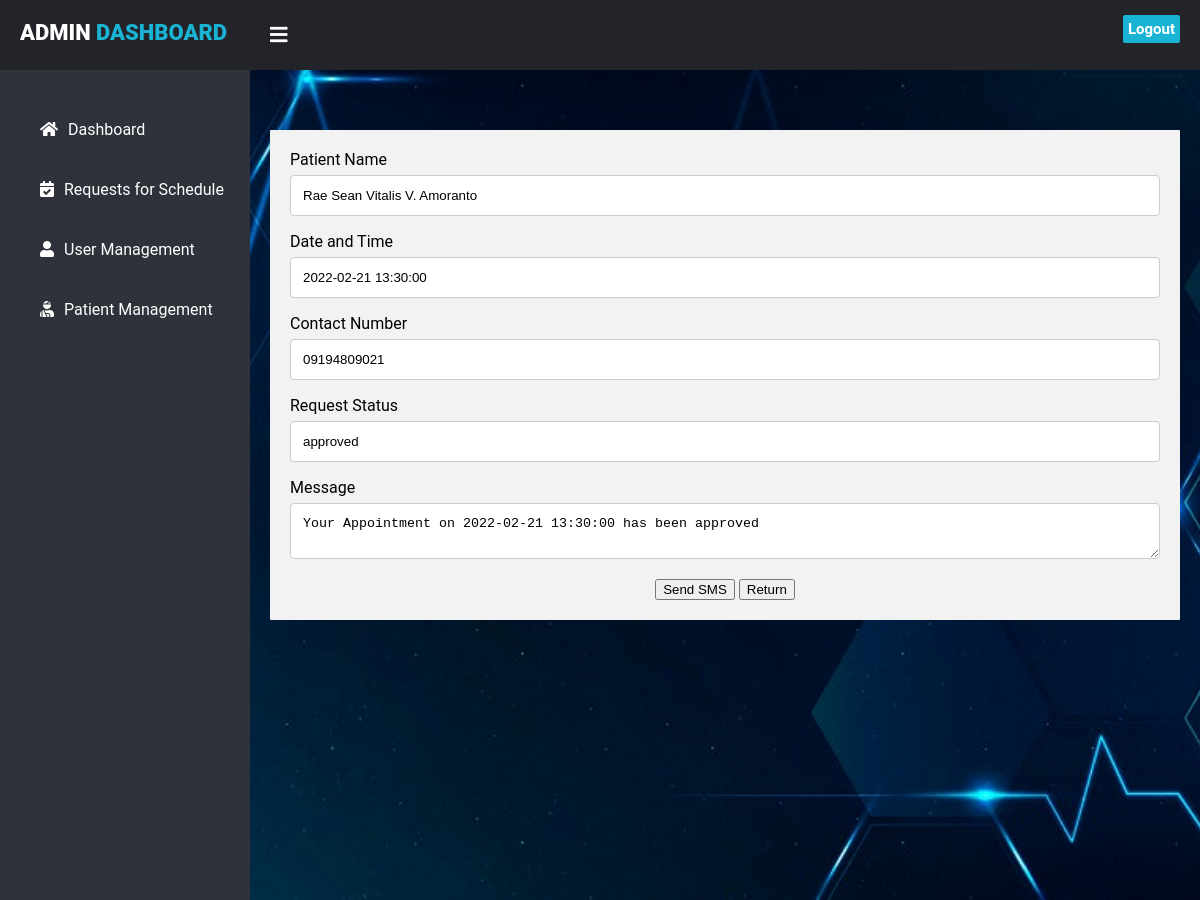
Page /admin/requestsms.php?id=1 on the committed database.
### tables this page shows
CREATE TABLE `request` (
  `id` int(11) NOT NULL,
  `datetime1` datetime NOT NULL,
  `status` text NOT NULL,
  `name` varchar(255) NOT NULL,
  `email` varchar(255) NOT NULL,
  `contact_number` varchar(11) NOT NULL
);

### admin/requestsms.php (the view, shortened to what this page needs)
<?php
    require_once "db-config.php";
    if (isset($_GET["id"])) {
        $id = preg_replace('/\D/', '', $_GET["id"]);
    } else {
        header("Location: index.php?p=update&err=no_id");
    }
    if ($stmt = $mysqli->prepare("SELECT `name`, `datetime1`, `contact_number`, `status` FROM `request` WHERE `id`=? LIMIT 1")) {
        $stmt->bind_param("i", $id);
        $stmt->execute();
        $stmt->bind_result($name, $datetime1, $contact_number, $status);
    } else {
        die('prepare() failed: ' . htmlspecialchars($mysqli->error));
    }
?>
<!DOCTYPE html>
<html lang="en" dir="ltr">
  <head>
    <link rel="stylesheet" href="style5.css">
    <link rel="stylesheet" href="https://cdnjs.cloudflare.com/ajax/libs/font-awesome/5.12.1/css/all.min.css">
  </head>
  <body>
    <header>
      <label for="check">
        <i class="fas fa-bars" id="sidebar_btn"></i>
      </label>
      <div class="left_area">
        <h3>Admin<span> Dashboard</span></h3>
      </div>
      <div class="right_area">
        <a href="Logout.php" class="logout_btn">Logout</a>
      </div>
    </header>
    <div class="sidebar">
      <a href="admin_dashboard.php"><i class="fas fa-home"></i><span>Dashboard</span></a>
      <a href="requests.php"><i class="fas fa-calendar-check"></i><span>Requests for Schedule</span></a>
      <a href="usermanagement.php"><i class="fas fa-user"></i><span>User Management</span></a>
      <a href="patientmanagement.php"><i class="fas fa-user-injured"></i><span>Patient Management</span></a>
    </div>
    <div class="content">
      <div class="container">
        <form action="<?=$_SERVER['PHP_SELF']."?id=".$id;?>" method="post" class="frmUpdate">
            <label>Patient Name</label>
            <input type="text" name="name" placeholder="Name" value="<?php echo $name; ?>" readonly>
            <label>Date and Time</label>
            <input type="text" name="datetime1" placeholder="Date and Time" value="<?php echo $datetime1; ?>" readonly>
            <label>Contact Number</label>
            <input type="text" name="contact_number" placeholder="Contact Number" value="<?php echo $contact_number; ?>" readonly>
            <label>Request Status</label>
            <input type="text" name="status" placeholder="Contact Number" value="<?php echo $status; ?>" readonly>
            <label>Message</label>
            <textarea name="sms" placeholder="Message Here" readonly>Your Appointment on <?php echo "$datetime1"; ?> has been <?php echo "$status";?></textarea>
            <div class="btnWrapper">
                <center>
                <button type="submit"class="btnSend" title="Send SMS">Send SMS</button>
                <button onclick="location.href='requests.php'" type="button">Return</button>
                </center>
            </div>
        </form>
</body>
</html>

### admin/style5.css (style rules this page uses)
body { margin: 0; padding: 0; font-family: "Roboto", sans-serif; background-color: #030352; }
header { z-index: 1; position: fixed; background: #22242A; padding: 20px; width: calc(100% - 0%); top: 0; height: 30px; }
.left_area h3 { color: #fff; margin: 0; text-transform: uppercase; font-size: 22px; font-weight: 900; }
.left_area span { color: #19B3D3; }
.logout_btn { padding: 5px; background: #19B3D3; text-decoration: none; float: right; margin-top: -30px; margin-right: 40px; border-radius: 2px; font-size: 15px; font-weight: 600; color: #fff; transition: 0.5s; transition-property: background; }
.sidebar { z-index: 1; top: 0; background: #2f323a; margin-top: 70px; padding-top: 30px; position: fixed; left: 0; width: 250px; height: calc(100% - 9%); transition: 0.5s; transition-property: left; overflow-y: auto; }
.sidebar a { color: #fff; display: block; width: 100%; line-height: 60px; text-decoration: none; padding-left: 40px; box-sizing: border-box; transition: 0.5s; transition-property: background; }
.sidebar i { padding-right: 10px; }
label #sidebar_btn { z-index: 1; color: #fff; position: fixed; cursor: pointer; left: 270px; font-size: 20px; margin: 5px 0; transition: 0.5s; transition-property: color; }
.content { width: (100% - 250px); margin-top: 60px; padding: 20px; margin-left: 250px; background: url(bg.jpg) no-repeat; background-position: center; background-size: cover; height: 100vh; transition: 0.5s; }
input, select, textarea { width: 100%; padding: 12px; border: 1px solid #ccc; border-radius: 4px; box-sizing: border-box; margin-top: 6px; margin-bottom: 16px; resize: vertical; }
.container { border-radius: 1px; background-color: #f2f2f2; padding: 20px; margin-top: 50px; }

### rows in the picture
request: name "Rae Sean Vitalis V. Amoranto", datetime1 "2022-02-21 13:30:00", contact_number "09194809021", status "approved", sms "Your Appointment on 2022-02-21 13:30:00 has been approved"
